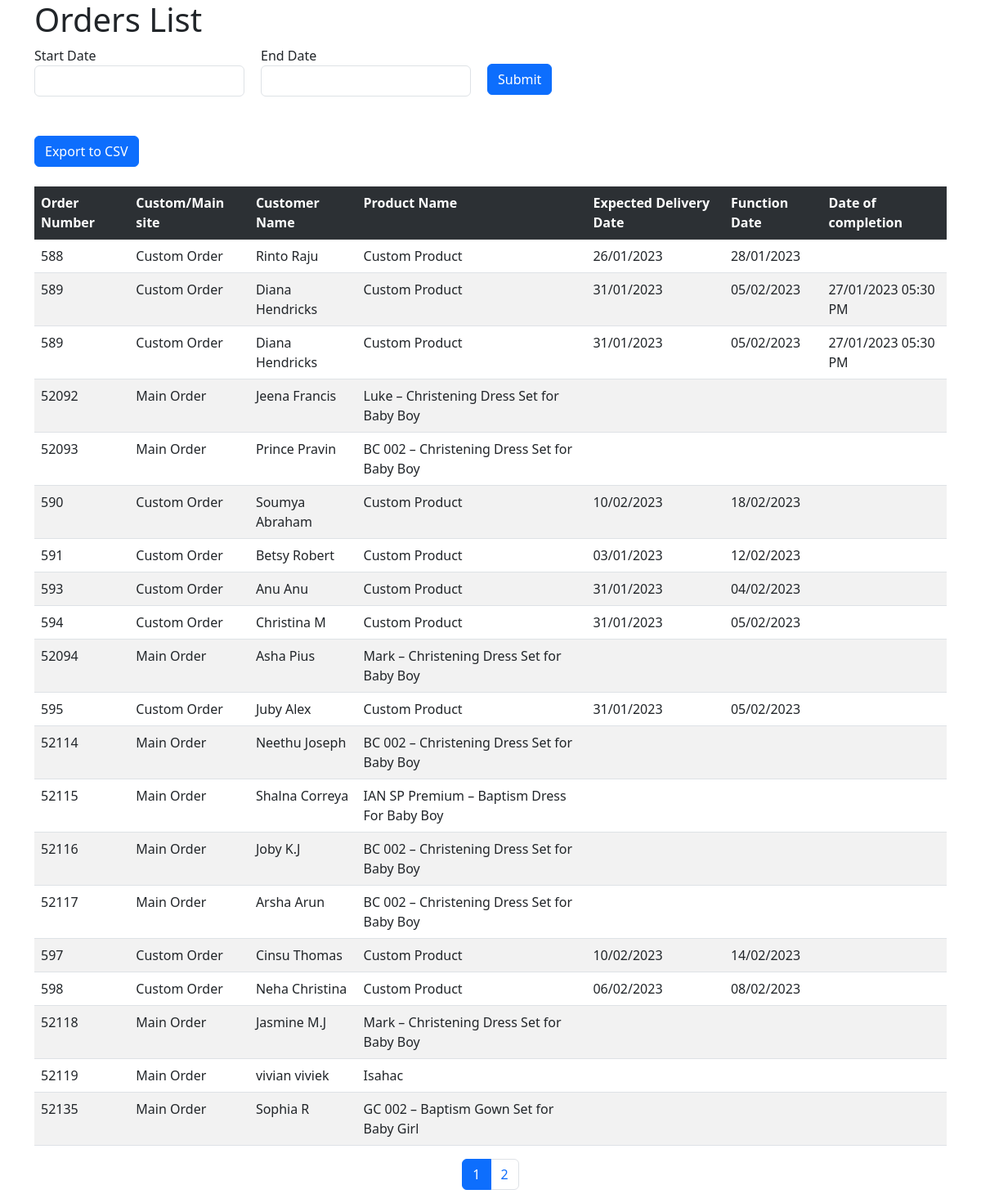
The page /orderdetails.php on the database its author committed.
### tables this page shows
CREATE TABLE `orders` (
  `recid` bigint(20) NOT NULL,
  `order_number` bigint(20) DEFAULT 0,
  `customflag` char(1) DEFAULT 'N',
  `expected_delivery` varchar(255) DEFAULT NULL,
  `function_date` varchar(255) DEFAULT NULL,
  `customer_name` varchar(255) DEFAULT NULL,
  `product_name` varchar(255) DEFAULT NULL,
  `dateofcompletion` varchar(255) DEFAULT NULL,
  `dateadded` datetime DEFAULT NULL,
  `endeffdt` date DEFAULT NULL
);

### index.class.php (called while the page is built, shortened)
<?php
CLASS INDEX {
	function __construct(){
		$this->conn = mysqli_connect("localhost", "root", "", "calender");
	}
}
?>

### orderdetails.php (the view, shortened to what this page needs)
<?php
	include_once "./index.class.php";
	$objIndex = new INDEX();
?>
<!DOCTYPE html>
<html>
<head>
    <link href="https://cdn.jsdelivr.net/npm/bootstrap@5.3.0-alpha1/dist/css/bootstrap.min.css" rel="stylesheet">
	<link rel="stylesheet" href="https://code.jquery.com/ui/1.12.1/themes/base/jquery-ui.css">
</head>
<body>
	<div class="container" >
		<h1>Orders List</h1>
		<form style = "display: flex;flex-direction: row;">
		  <div class="form-group" style="margin-right: 20px;" >
		    <?php
				$startDate = "";
				$endDate = "";
			?>
			<label for="startDate">Start Date</label>
			<input readonly type="text" name="startDate" class="form-control" id="startDate" value="<?php print($startDate) ?>">
		  </div>
		  <div class="form-group"style="margin-right: 20px;">
			<label for="endDate">End Date</label>
			<input readonly type="text" name="endDate" class="form-control" id="endDate" value= "<?php print($endDate); ?>">
		  </div>
		  <button type="submit" class="btn btn-primary" style = "height: fit-content; margin-top: 22px;">Submit</button>
		</form>
		<form action="" method="post">
			<br/><br/><input type="submit" class="btn btn-primary" value="Export to CSV" name="export"><br/><br/>
		</form>
		<table class="table table-striped">
			<tr class="table-dark">
				<th>Order Number</th>
				<th>Custom/Main site</th>
				<th>Customer Name</th>
				<th>Product Name</th>
				<th>Expected Delivery Date</th>
				<th>Function Date </th>
				<th>Date of completion </th>
			</tr>
			<?php
				$records_per_page = 20;
				$page = isset($_REQUEST['page']) ? (int)$_REQUEST['page'] : 1;
				$start_from = ($page - 1) * $records_per_page;
				$query = "SELECT * FROM orders ";
				$query .= "WHERE (endeffdt IS NULL OR endeffdt > NOW())";
				$query .= "ORDER BY dateadded DESC
							LIMIT $start_from, $records_per_page";
				$result = mysqli_query($objIndex->conn, $query);
				$query_pagination = "SELECT COUNT(*) FROM orders WHERE (endeffdt IS NULL OR endeffdt > NOW())";
				$result_pagination = mysqli_query($objIndex->conn, $query_pagination);
				$total_records = mysqli_fetch_row($result_pagination)[0];
				$total_pages = ceil($total_records / $records_per_page);
				while($row = mysqli_fetch_array($result)) {
					echo "<tr>";
					echo "<td>" . $row['order_number'] . "</td>";
					if($row['customflag'] == "Y"){
						echo "<td>Custom Order</td>";
					}
					else{
						echo "<td>Main Order</td>";
					}
					echo "<td>" . $row['customer_name'] . "</td>";
					echo "<td>" . $row['product_name'] . "</td>";
					echo "<td>" . $row['expected_delivery'] . "</td>";
					echo "<td>" . $row['function_date'] . "</td>";
					echo "<td>" . $row['dateofcompletion'] . "</td>";
					echo "</tr>";
				}
			?>
		</table>
		<nav aria-label="Page navigation example">
		  <ul class="pagination justify-content-center">
			<?php
			 for($count = 1; $count <= $total_pages; $count++){
				 $class_selected = "";
				 if($page == $count){
					$class_selected = "active";
				 }
				?>
					<li class="page-item"><a class="page-link <?php print($class_selected); ?>" href="?page=<?php print($count) ?>&startDate=<?php print($startDate);?>&endDate=<?php print($endDate); ?>"><?php print($count); ?></a></li>
				<?php
			 }
			?>
		  </ul>
		</nav>
	</div>
</body>
</html>

### orderdetails.php (style rules this page uses)
table { width: 100%; border-collapse: collapse; }
th, td { border: 1px solid black; padding: 8px; }
th { background-color: #f2f2f2; }

### rows shown on the page
orders: order_number "588", customflag "Custom Order", customer_name "Rinto Raju", product_name "Custom Product", expected_delivery "26/01/2023", function_date "28/01/2023"
orders: order_number "589", customflag "Custom Order", customer_name "Diana Hendricks", product_name "Custom Product", expected_delivery "31/01/2023", function_date "05/02/2023", dateofcompletion "27/01/2023 05:30 PM"
orders: order_number "589", customflag "Custom Order", customer_name "Diana Hendricks", product_name "Custom Product", expected_delivery "31/01/2023", function_date "05/02/2023", dateofcompletion "27/01/2023 05:30 PM"
orders: order_number "52092", customflag "Main Order", customer_name "Jeena Francis", product_name "Luke – Christening Dress Set for Baby Boy"
orders: order_number "52093", customflag "Main Order", customer_name "Prince Pravin", product_name "BC 002 – Christening Dress Set for Baby Boy"
orders: order_number "590", customflag "Custom Order", customer_name "Soumya Abraham", product_name "Custom Product", expected_delivery "10/02/2023", function_date "18/02/2023"
orders: order_number "591", customflag "Custom Order", customer_name "Betsy Robert", product_name "Custom Product", expected_delivery "03/01/2023", function_date "12/02/2023"
orders: order_number "593", customflag "Custom Order", customer_name "Anu Anu", product_name "Custom Product", expected_delivery "31/01/2023", function_date "04/02/2023"
orders: order_number "594", customflag "Custom Order", customer_name "Christina M", product_name "Custom Product", expected_delivery "31/01/2023", function_date "05/02/2023"
orders: order_number "52094", customflag "Main Order", customer_name "Asha Pius", product_name "Mark – Christening Dress Set for Baby Boy"
orders: order_number "595", customflag "Custom Order", customer_name "Juby Alex", product_name "Custom Product", expected_delivery "31/01/2023", function_date "05/02/2023"
orders: order_number "52114", customflag "Main Order", customer_name "Neethu Joseph", product_name "BC 002 – Christening Dress Set for Baby Boy"
orders: order_number "52115", customflag "Main Order", customer_name "Shalna Correya", product_name "IAN SP Premium – Baptism Dress For Baby Boy"
orders: order_number "52116", customflag "Main Order", customer_name "Joby K.J", product_name "BC 002 – Christening Dress Set for Baby Boy"
orders: order_number "52117", customflag "Main Order", customer_name "Arsha Arun", product_name "BC 002 – Christening Dress Set for Baby Boy"
orders: order_number "597", customflag "Custom Order", customer_name "Cinsu Thomas", product_name "Custom Product", expected_delivery "10/02/2023", function_date "14/02/2023"
orders: order_number "598", customflag "Custom Order", customer_name "Neha Christina", product_name "Custom Product", expected_delivery "06/02/2023", function_date "08/02/2023"
orders: order_number "52118", customflag "Main Order", customer_name "Jasmine M.J", product_name "Mark – Christening Dress Set for Baby Boy"
orders: order_number "52119", customflag "Main Order", customer_name "vivian viviek", product_name "Isahac"
orders: order_number "52135", customflag "Main Order", customer_name "Sophia R", product_name "GC 002 – Baptism Gown Set for Baby Girl"
